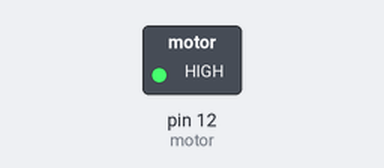
Bench run of a sketch on a simulated Arduino Uno, built with avr-gcc and run on an emulated ATmega328P. Parts: switched loads named in the sketch (green lamp = pin HIGH).

Above: at 0.1 s.
Timing chart, 0 to 1.6 s (numbered marks = the images above):
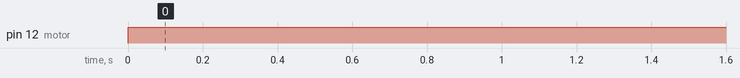

Measured:
- by itself, pin 12 (motor): LOW → HIGH at 0.00 s

The sketch:

motor.ino
```cpp
int motor=12;

const int Time=250;

void setup() {
  pinMode(motor,OUTPUT);

}

void loop() {
 digitalWrite(motor,HIGH);
 delay(Time);

}
```
